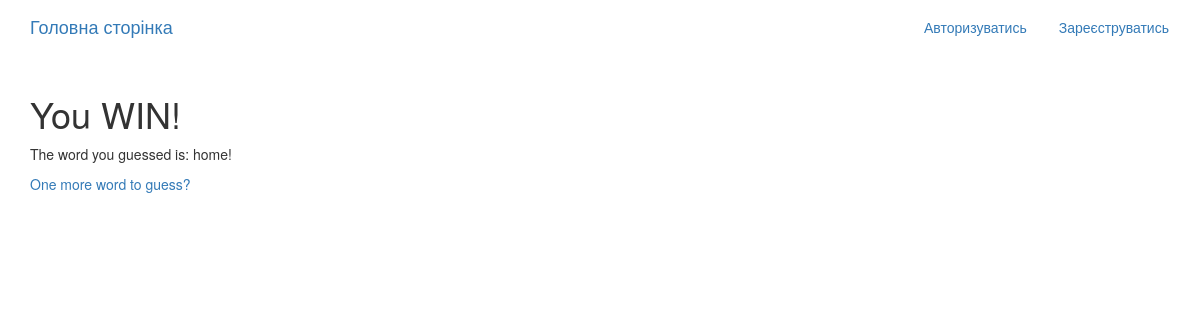
/game/descriptions/you_win/1/, run on an earlier commit of the app's database.
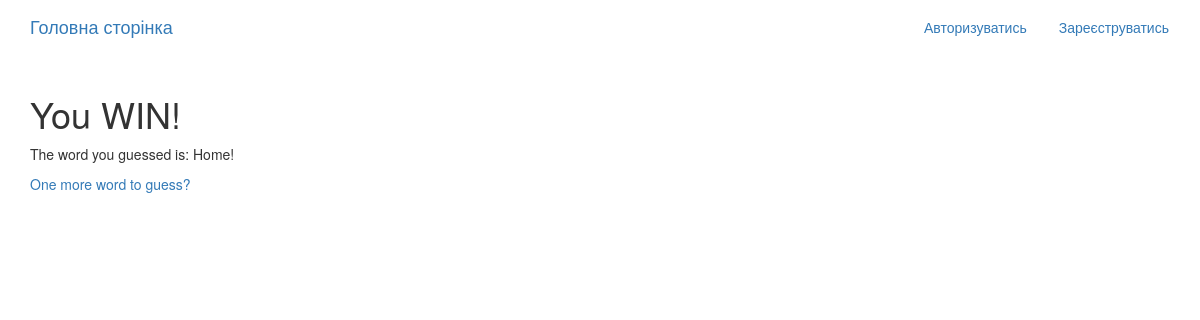
And on a later commit of the database.
### game_app/models.py (models this page shows, shortened)
class Word(models.Model):
    word = models.TextField()
    description = models.TextField()
    success = models.CharField(
        max_length=100,  # Adjust the max_length as needed
        default="You have guessed it!"
        )
    failure = models.CharField(
        max_length=100,  # Adjust the max_length as needed
        default="Try again..."
        )
    call_to_action = models.CharField(
        max_length=100,  # Adjust the max_length as needed
        default="Ok make your choise now!"
        )
    you_win = models.CharField(
        max_length=100,  # Adjust the max_length as needed
        default="Congrats! You have GUESSED IT!!!!"
)
    game_over = models.CharField(
        max_length=100,  # Adjust the max_length as needed
        default="Game Over. Try again!"
)
    masked_word = models.CharField(max_length=100, blank=True, null=True)
    number_of_letter = models.IntegerField(null=True, blank=True)
    letter = models.CharField(max_length=1, blank=True, null=True)
    guessed = models.BooleanField(default=False)

### game_app/views.py (the view)
# urls.py: path('descriptions/you_win/<int:pk>/', views.YouWin.as_view(), name = 'you_win'),
class YouWin(generic.DetailView):
    model = Word
    template_name = 'game_app/you_win.html'

### game_app/templates/game_app/you_win.html
{% extends "base.html" %}
{% block content %}
<h1>You WIN!</h1>
<p>The word you guessed is: {{word.word}}!</p>
<a href="{% url 'game_app:game' %}">One more word to guess?</a>
{% endblock %}

### templates/base.html (shortened to what this page needs)
<!DOCTYPE html>
{% load static %}
<html>
  <head>
    <link rel="stylesheet" href="https://maxcdn.bootstrapcdn.com/bootstrap/3.3.7/css/bootstrap.min.css">
    <link rel="stylesheet" href="https://maxcdn.bootstrapcdn.com/bootstrap/3.3.7/css/bootstrap-theme.min.css">
    <link rel="stylesheet" href="{% static 'words_play/css/master.css'%}">
  </head>
  <body>
    <nav class="navbar  mynav" role="navigation" id="navbar">
    			<div class="container">
            <a class="navbar-brand mynav" href="{% url 'home' %}">Головна сторінка</a>
    					<ul class="nav navbar-nav navbar-right">
    						{% if user.is_authenticated %}
                      <li><a href="{% url 'accounts:logout' %}" class="btn btn-simple">Вийти</a></li>
                      <li><a href="{% url 'game_app:game' %}" class="btn btn-simple">До слів!</a></li>
                      <li><a href="{% url 'game_app:profile' %}" class="btn btn-simple">Профіль!</a></li>
    						{% else %}
    						      <li><a href="{% url 'accounts:login' %}" class="btn btn-simple">Авторизуватись</a></li>
    						      <li><a href="{% url 'accounts:signup' %}" class="btn btn-simple">Зареєструватись</a></li>
    						{% endif %}
    					</ul>
    			</div>
    		</nav>
        <div class="container mycontent">
          {% block content %}
          {% endblock %}
        </div>
  </body>
</html>

What changed in the data, as far as the page shows it:
changed Word: word "home" → "Home"
